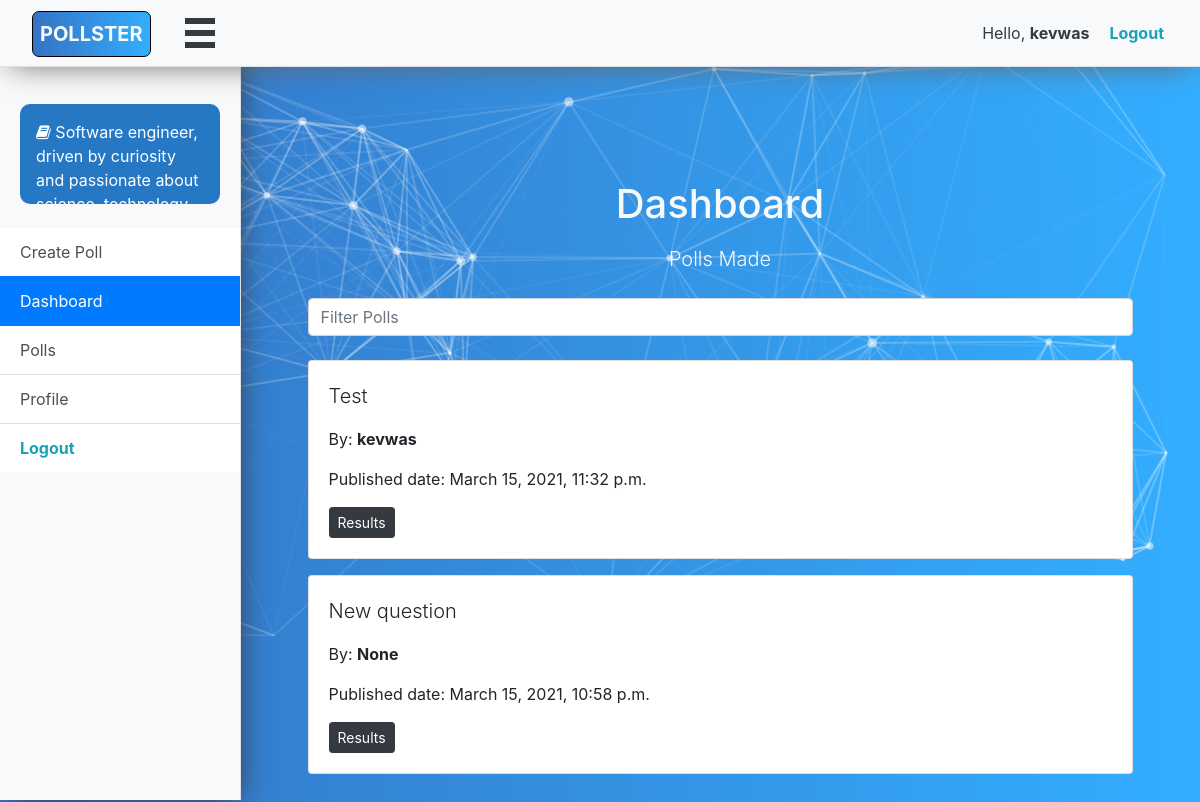
The page /dashboard/ (signed in) on the database its author committed.
### accounts/models.py (models this page shows, shortened)
class UserProfile(models.Model):
    user = models.OneToOneField(User, on_delete=models.CASCADE, null=True)
    polls_made = models.TextField(default='[]')
    polls_created = models.TextField(default='[]')
    identification = models.TextField(max_length=200, null=True, blank=True, unique=True)
    location = models.TextField(max_length=200, null=True, blank=True)
    phone = PhoneNumberField(null=True, blank=True, default='+12125552368')
    profile_pic = models.ImageField(null=True, blank=True)
    followers = models.IntegerField(default=0)
    following = models.IntegerField(default=0)
    stars = models.IntegerField(default=0)
    bio = models.TextField(max_length=500, null=True, blank=True, default='Bio')
    def get_polls_made(self):
        return json.loads(self.polls_made)
    get_polls_made.admin_order_field = 'polls_made'
    get_polls_made.short_description = 'Polls made.'
    def get_polls_created(self):
        return json.loads(self.polls_created)
    get_polls_created.admin_order_field = 'polls_created'
    get_polls_created.short_description = 'Polls created.'

### polls/models.py (models this page shows, shortened)
class Question(models.Model):
    creator = models.ForeignKey(User, on_delete=models.DO_NOTHING, null=True, blank=True)
    question_text = models.CharField(max_length=200, unique=True)
    pub_date = models.DateTimeField('date published')
    description_text = models.TextField('brief description')
    multiple_choice = models.BooleanField(default=0)
    def was_published_recently(self):
        now = timezone.now()
        return now - datetime.timedelta(days=1) <= self.pub_date <= now
    was_published_recently.admin_order_field = 'pub_date'
    was_published_recently.boolean = True
    was_published_recently.short_description = 'Published recently?'

### polls/views.py (the view)
# urls.py: path('dashboard/', views.DashboardView.as_view(), name='dashboard'),
class DashboardView(LoginRequiredMixin, generic.ListView):
    login_url = 'accounts:login'
    redirect_field_name = 'redirect_to'
    template_name = 'pages/dashboard.html'
    context_object_name = 'latest_question_list'
    paginate_by = ITEMS_PER_PAGE
    def get_queryset(self):
        user_profile = self.request.user.userprofile
        polls_made = json.loads(user_profile.polls_made)
        questions = Question.objects.exclude(
            choice__isnull=True).annotate(Count('choice')).exclude(
            choice__count__lte=1).filter(
            pub_date__lte=timezone.now()
        ).order_by('-pub_date')
        questions_to_return = []
        for question in questions:
            if question.id in polls_made:
                questions_to_return.append(question)
        return questions_to_return

### polls/templates/pages/dashboard.html (shortened to what this page needs)
{% extends 'base.html' %}
{% load static %}
{% block content %}
  <div class="col-sm-9 col-md-9 col-lg-9 mx-auto pt-4" style="min-width: 350px;">
    <h1 class="text-center mb-3 mt-5 text-light">Dashboard</h1>
    <p class="text-center mb-3 lead text-light">Polls Made</p>
    <form class="d-flex m-4 mx-auto">
      <input id="search-input" onkeyup="filterQuestions()" class="form-control me-2" type="search" placeholder="Filter Polls" aria-label="Search">
    </form>
    {% if latest_question_list %}
      <div id="questions-container">
        {% for question in latest_question_list %}
            <div class="card mb-3 question-card" style="background-color: white">
              <div class="card-body">
                <p class="lead question-text">{{ question.question_text }}</p>
                <p>By:  <span class="creator"><strong>{{ question.creator }}</strong></span></p>
                <p>Published date:  <span class="pub-date">{{ question.pub_date }}</span></p>
                <a href="{% url 'polls:results' question.id %}" class="btn btn-dark btn-sm">Results</a>
              </div>
            </div>
        {% endfor %}
      </div>
    {% else %}
      <p class="h4 text-light text-center m-5">
        Yoy haven't done or created any polls yet.
      </p>
    {% endif %}
  </div>
{% endblock %}

### templates/partials/_sidebar.html (shortened to what this page needs)
{% load static %}
<div class="bg-light border-right" id="sidebar-wrapper">
    <div id="sidebar-content" class="list-group list-group-flush">
        <div id="user-image" class="container pt-3 text-center" style="display: flex; justify-content: center; align-items: center; margin-top: 80px">
        </div>
        <div class="row my-2 ">
                <div id="bio-text" class="p-3" maxlength="10"><i class="fa fa-book"></i> {{ request.user.userprofile.bio }}</div>
        </div>
        <div class="mt-3">
            <a href="{% url 'polls:createPoll'%}" class="list-group-item {% if "create-poll" in request.path %} active disabled {% endif %} list-group-item-action">Create Poll</a>
            <a href="{% url 'polls:dashboard'%}" class="list-group-item {% if "dashboard" in request.path %} active disabled {% endif %} list-group-item-action">Dashboard</a>
            <a href="{% url 'polls:polls' %}" class="list-group-item {% if "polls" in request.path %} active disabled {% endif %} list-group-item-action">Polls</a>
            <a href="{% url 'accounts:profile' username=request.user.username %}" class="list-group-item {% if "profile" in request.path %} active disabled {% endif %} list-group-item-action">Profile</a>
            <button href="#" onclick="askLogout()" class="btn list-group-item list-group-item-action text-info" style="text-decoration: none"><strong>Logout</strong></button>
        </div>
    </div>
</div>

### templates/partials/_navbar.html (shortened to what this page needs)
<nav class="navbar navbar-expand-lg navbar-light bg-light border-bottom" style="background-color: #32adff">
	<a
		href="{% url 'polls:index' %}"
		class="
			navbar-brand
			text-light
			{% if request.user.is_authenticated %} ml-3 mr-4 {% else %} mr-auto {% endif %}
			list-group-item
		"
		style="
			background: #007bff;
			background: linear-gradient(to right, #3573c4, #33AEFF);
			border: 1px solid black;
			padding: 7px;
			border-radius: 7px;
		"
	>
		<strong>POLLSTER</strong>
	</a>
	{% if request.user.is_authenticated %}
		{% include 'partials/_burger_button.html' %}
	{% endif %}
	<div id="navbarContent" class="ml-auto">
		{% if not request.user.is_authenticated %}
			<ul class="navbar-nav d-flex flex-row">
				{% if not "/polls/" in request.path %}
					<li class="nav-item active p-2">
						<a class="nav-link" href="{% url 'polls:polls' %}"><strong>Polls</strong> <span class="sr-only">(current)</span></a>
					</li>
				{% endif %}
				{% if request.path == "/login/"%}
					<li class="nav-item p-2">
						<a class="nav-link" href="{% url 'accounts:register' %}"><strong>Register</strong></a>
					</li>
				{% elif request.path == "/register/"%}
					<li class="nav-item p-2">
						<a class="nav-link" href="{% url 'accounts:login' %}"><strong>Login</strong></a>
					</li>
				{% else %}
					<li class="nav-item p-2">
						<a class="nav-link" href="{% url 'accounts:login' %}"><strong>Login</strong></a>
					</li>
					<li class="nav-item p-2">
						<a class="nav-link" href="{% url 'accounts:register' %}"><strong>Register</strong></a>
					</li>
				{% endif %}
			</ul>
		{% else %}
			<div class="collapse navbar-collapse">
				<span class="navbar-text text-dark">
					Hello, <strong>{{ request.user }}</strong>
				</span>
				<span>
					<a href="#" onclick="askLogout()" class="navbar-text text-info" style="margin-left: 20px; margin-right: 20px; text-decoration: none;"><strong>Logout</strong></a>
				</span>
			</div>
		{% endif %}
	</div>
</nav>

### templates/base.html (style rules this page uses)
body { background: #007bff; background: linear-gradient(to right, #3573c4, #33AEFF); background-attachment: fixed; background-repeat: no-repeat; background-size: cover; background-position: center center; }
html,body { height: 100%; }
#sidebar-wrapper { min-height: 100vh; margin-left: -15rem; -webkit-transition: margin .25s ease-out; -moz-transition: margin .25s ease-out; -o-transition: margin .25s ease-out; transition: margin .25s ease-out; position: fixed; top: 0; z-index: 990; -webkit-box-shadow: 6px 8px 30px -10px #333; -moz-box-shadow: 6px 8px 30px -10px #333; box-shadow: 6px 8px 30px -10px #333; }
#sidebar-wrapper .list-group { width: 15rem; }
@media (min-width: 768px) { #sidebar-wrapper { margin-left: 0; } }

### templates/partials/_sidebar.html (style rules this page uses)
.container { transition: all 0.3s; }
#bio-text { background:#2778c4; height:100px; width:200px; overflow: auto; margin:0 auto; color:#ffffff; border-radius: 10px; }
#sidebar-content { position: sticky; bottom: 0; }

### rows shown on the page
Question: question_text "Test", creator "kevwas", pub_date "March 15, 2021, 11:32 p.m."
Question: question_text "New question", creator "None", pub_date "March 15, 2021, 10:58 p.m."

### other values the page prints
{{ request.user.userprofile.bio }} "Software engineer, driven by curiosity and passionate about…"
{{ request.user }} "kevwas"
